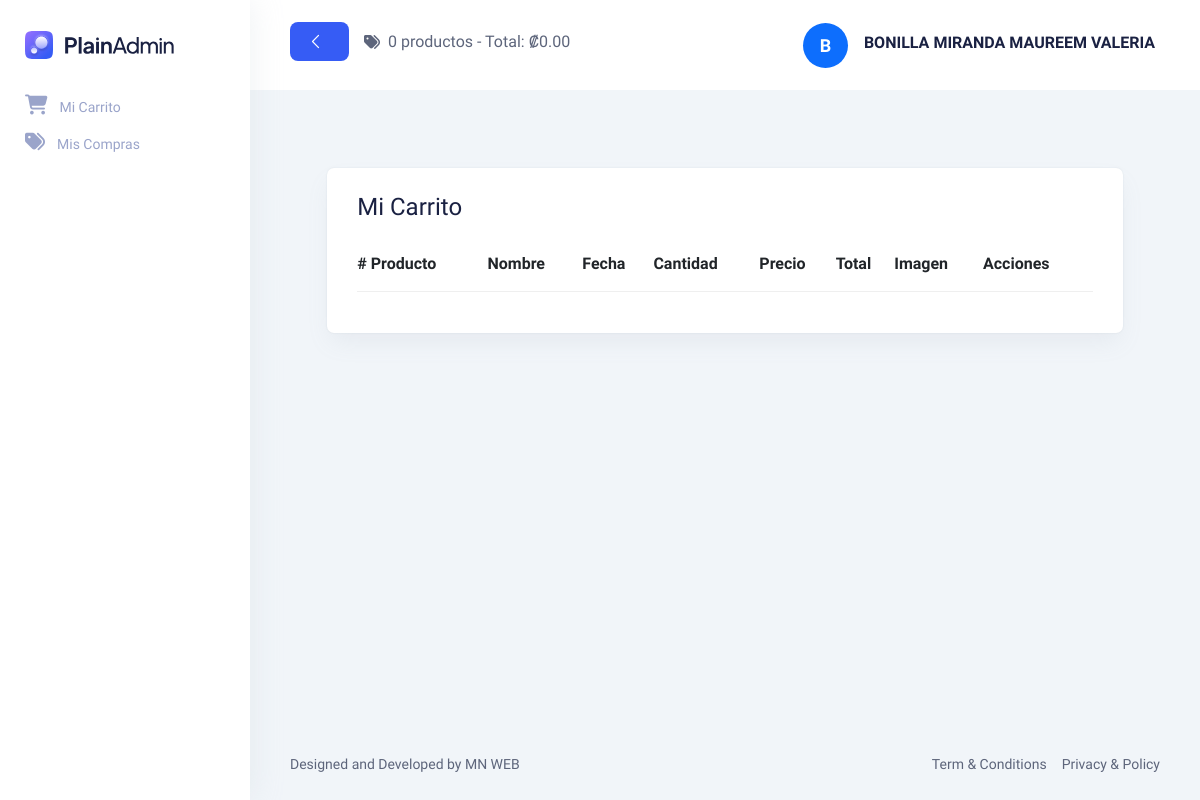
Before: /Views/vCarrito/consultarCarrito.php (signed in) with the older database file.
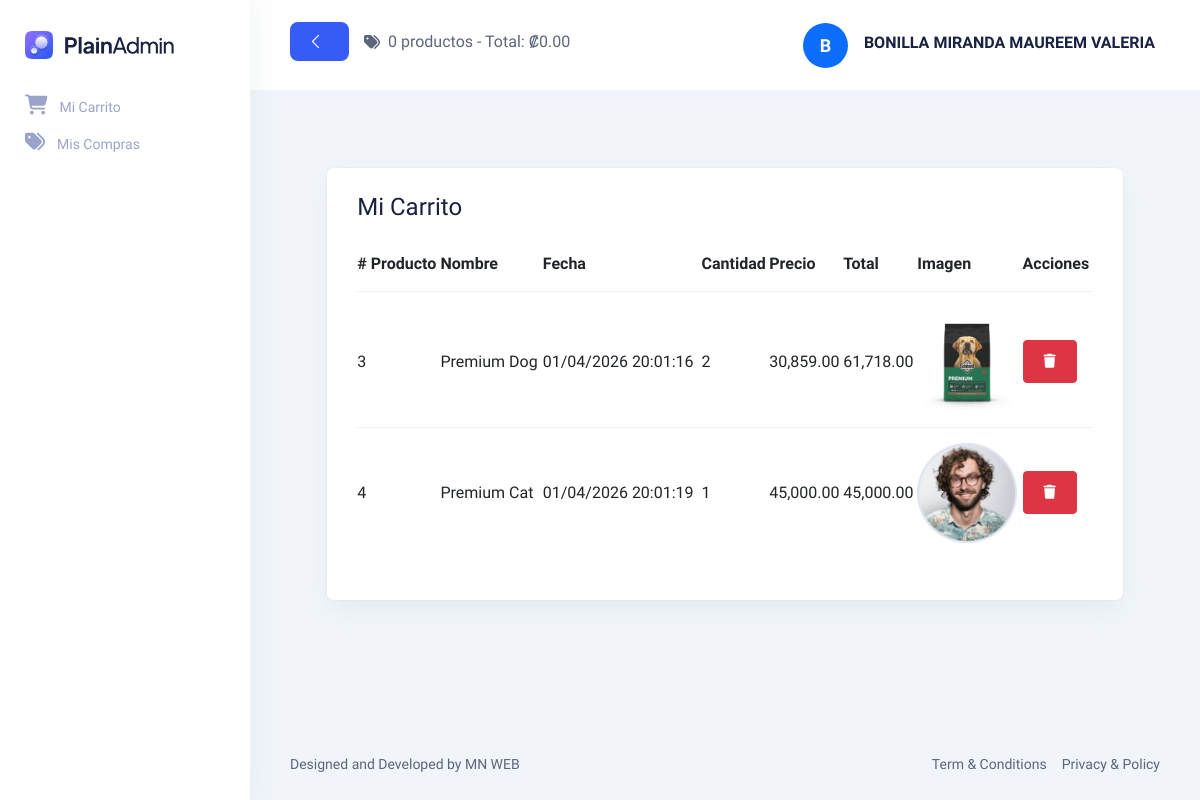
After: the same page with the newer database file.
### tables this page shows
CREATE TABLE `tcarrito` (
  `Consecutivo` int(11) NOT NULL AUTO_INCREMENT,
  `ConsecutivoUsuario` int(11) NOT NULL,
  `ConsecutivoProducto` int(11) NOT NULL,
  `FechaCarrito` datetime(6) NOT NULL,
  `Cantidad` int(11) NOT NULL,
  PRIMARY KEY (`Consecutivo`),
  KEY `FK_CarritoUsuario` (`ConsecutivoUsuario`),
  KEY `FK_CarritoProducto` (`ConsecutivoProducto`),
  CONSTRAINT `FK_CarritoProducto` FOREIGN KEY (`ConsecutivoProducto`) REFERENCES `tproducto` (`Consecutivo`),
  CONSTRAINT `FK_CarritoUsuario` FOREIGN KEY (`ConsecutivoUsuario`) REFERENCES `tusuario` (`Consecutivo`)
);

CREATE TABLE `tproducto` (
  `Consecutivo` int(11) NOT NULL AUTO_INCREMENT,
  `Nombre` varchar(100) NOT NULL,
  `Precio` decimal(10,2) NOT NULL,
  `Descripcion` varchar(1000) NOT NULL,
  `Cantidad` int(11) NOT NULL,
  `Imagen` varchar(100) NOT NULL,
  `Estado` bit(1) NOT NULL,
  PRIMARY KEY (`Consecutivo`),
  UNIQUE KEY `UK_Nombre` (`Nombre`)
);

### Models/CarritoModel.php (called while the page is built, shortened)
<?php
function ConsultarCarritoModel($consecutivoUsuario)
{
    try
    {
        $context = OpenDatabase();
        $sp = "CALL sp_ConsultarCarrito('$consecutivoUsuario')";
        $result = $context -> query($sp);
        $datos = [];
        while($fila = $result -> fetch_assoc())
        {
            $datos[] = $fila;
        }
        return $datos;
    }
    catch (Exception $e)
    {
        return null;
    }
}

### Controllers/CarritoController.php (called while the page is built, shortened)
<?php
include_once $_SERVER["DOCUMENT_ROOT"] . "/MN_ECC/Models/CarritoModel.php";
function ConsultarCarrito()
{
    $consecutivoUsuario = $_SESSION["Consecutivo"];
    return ConsultarCarritoModel($consecutivoUsuario);
}

### Views/vCarrito/consultarCarrito.php (the view, shortened to what this page needs)
<?php
include_once $_SERVER["DOCUMENT_ROOT"] . "/MN_ECC/Views/layout.php";
include_once $_SERVER["DOCUMENT_ROOT"] . "/MN_ECC/Controllers/CarritoController.php";
$datosCarrito = ConsultarCarrito();
?>
<!DOCTYPE html>
<html lang="en">
<?php
MostrarCSS();
?>
<body>
  <?php
  MostrarNav();
  ?>
  <main class="main-wrapper">
    <?php
    MostrarHeader();
    ?>
    <section class="section">
            <div class="container-fluid">
                <div class="title-wrapper pt-30">
                    <div class="row align-items-center">
                        <div class="col-md-11 mx-auto">
                            <div class="card-style mt-5">
                                <div class="d-flex align-items-center justify-content-between">
                                  <h3 class="mb-15">Mi Carrito</h3>
                                </div>
                                    <div class="row">
                                        <table id="tCarrito" class="table table-responsive">
                                          <thead>
                                            <tr>
                                              <th># Producto</th>
                                              <th>Nombre</th>
                                              <th>Fecha</th>
                                              <th>Cantidad</th>
                                              <th>Precio</th>
                                              <th>Total</th>
                                              <th>Imagen</th>
                                              <th>Acciones</th>
                                            </tr>
                                          </thead>
                                          <tbody>
                                            <?php
                                            foreach ($datosCarrito as $carrito) {
                                                echo
                                                '<tr>
                                                  <td>' . $carrito["ConsecutivoProducto"] . '</td>
                                                  <td>' . $carrito["Nombre"] . '</td>
                                                  <td>' . date('d/m/Y H:i:s', strtotime($carrito["FechaCarrito"])) . '</td>
                                                  <td>' . number_format($carrito["Cantidad"], 0) . '</td>
                                                  <td>' . number_format($carrito["Precio"], 2) . '</td>
                                                  <td>' . number_format($carrito["Total"], 2) . '</td>
                                                  <td><img src="' . $carrito["Imagen"] . '" alt="Imagen del producto" width="100"></td>
                                                  <td>
                                                   <div class="d-flex gap-1">
                                                      <form action="" method="POST">
                                                        <input type="hidden" name="Consecutivo" value="' . $carrito["Consecutivo"] . '">
                                                        <button id="btnRemoverProductoCarrito" name="btnRemoverProductoCarrito" type="submit" class="btn btn-sm btn-danger" title="Eliminar del carrito">
                                                          <i class="fa-solid fa-trash"></i>
                                                        </button>
                                                      </form>
                                                    </div>
                                                  </td>
                                                </tr>';
                                            }
                                            ?>
                                          </body>
    <?php
    MostrarFooter()
    ?>
</body>
</html>

### Views/layout.php (shortened to what this page needs)
<?php
function MostrarNav()
{
    echo
    '<aside class="sidebar-nav-wrapper">
                <div class="navbar-logo">
                    <a href="../vHome/inicio.php">
                    <img src="../assets/images/logo.svg" alt="logo" />
                    </a>
                </div>
                <nav class="sidebar-nav">
                    <ul>';
                    if (isset($_SESSION["ConsecutivoRol"]) && $_SESSION["ConsecutivoRol"] == 1)
                    {
                        echo '<li class="nav-item">
                                <a href="../vProducto/consultarProductos.php">
                                <span class="icon">
                                    <i class="fas fa-box" style="font-size: 20px;"></i>
                                </span>
                                <span class="text">Productos</span>
                                </a>
                            </li>
                            <li class="nav-item">
                                <a href="../vAdmin/consultarDatos.php">
                                <span class="icon">
                                    <i class="fas fa-chart-bar" style="font-size: 20px;"></i>
                                </span>
                                <span class="text">Información</span>
                                </a>
                            </li>';
                    }
                    else
                    {
                        echo '<li class="nav-item">
                                <a href="../vCarrito/consultarCarrito.php">
                                <span class="icon">
                                    <i class="fas fa-shopping-cart" style="font-size: 20px;"></i>
                                </span>
                                <span class="text">Mi Carrito</span>
                                </a>
                            </li>
                            <li class="nav-item">
                                <a href="../vCarrito/consultarCompras.php">
                                <span class="icon">
                                    <i class="fas fa-tags" style="font-size: 20px;"></i>
                                </span>
                                <span class="text">Mis Compras</span>
                                </a>
                            </li>';
                    }
                    echo '</ul>
                </nav>
            </aside>';
}
function MostrarHeader()
{
    $nombreUsuario = "";
    $nombreRol = "";
    $totalCantidad = 0;
    $totalPago = 0.00;
    if (isset($_SESSION["NombreUsuario"])) {
        $nombreUsuario = $_SESSION["NombreUsuario"];
        $nombreRol = $_SESSION["NombreRol"];
        $totalCantidad = number_format($_SESSION["TotalCantidad"], 0) ;
        $totalPago = number_format($_SESSION["TotalPago"], 2);
    } else {
        header("Location: login.php");
        exit();
    }
    echo
    '<header class="header">
                <div class="container-fluid">
                <div class="row">
                    <div class="col-lg-5 col-md-5 col-6">
                    <div class="header-left d-flex align-items-center">
                        <div class="menu-toggle-btn mr-15">
                        <button id="menu-toggle" class="main-btn primary-btn btn-hover">
                            <i class="lni lni-chevron-left me-2"></i>
                        </button>
                        </div>
                        <i class="fa fa-tags me-2"></i> ' . $totalCantidad . ' productos - Total: ₡' .  $totalPago . '
                    </div>
                    </div>
                    <div class="col-lg-7 col-md-7 col-6">
                    <div class="header-right">
                        <div class="profile-box ml-15">
                        <button class="dropdown-toggle bg-transparent border-0" type="button" id="profile"
                            data-bs-toggle="dropdown" aria-expanded="false">
                            <div class="profile-info">
                            <div class="info d-flex align-items-center gap-3">
                                <div class="profile-avatar bg-primary rounded-circle d-flex align-items-center justify-content-center text-white fw-bold" style="width: 45px; height: 45px; font-size: 18px; flex-shrink: 0;">
                                    ' . strtoupper(substr($nombreUsuario, 0, 1)) . '
                                </div>
                                <div>
                                    <h6 class="mb-1 fw-600">' . htmlspecialchars($nombreUsuario) . '</h6>
                                        ' . htmlspecialchars($nombreRol) . '
                                </div>
                            </div>
                            </div>
                        </button>
                        </div>
                    </div>
                    </div>
                </div>
                </div>
            </header>';
}
function MostrarFooter()
{
    echo
    '<footer class="footer">
                <div class="container-fluid">
                <div class="row">
                    <div class="col-md-6 order-last order-md-first">
                    <div class="copyright text-center text-md-start">
                        <p class="text-sm">
                        Designed and Developed by MN WEB
                        </p>
                    </div>
                    </div>
                    <div class="col-md-6">
                    <div class="terms d-flex justify-content-center justify-content-md-end">
                        <a href="#0" class="text-sm">Term & Conditions</a>
                        <a href="#0" class="text-sm ml-15">Privacy & Policy</a>
                    </div>
                    </div>
                </div>
                </div>
            </footer>';
}
function MostrarCSS()
{
    echo
    '<head>
                <meta charset="UTF-8" />
                <meta http-equiv="X-UA-Compatible" content="IE=edge" />
                <meta name="viewport" content="width=device-width, initial-scale=1.0" />
                <title>Blank Page | PlainAdmin Demo</title>
                <link rel="stylesheet" href="../assets/css/bootstrap.min.css" />
                <link rel="stylesheet" href="../assets/css/lineicons.css" />
                <link rel="stylesheet" href="../assets/css/materialdesignicons.min.css" />
                <link rel="stylesheet" href="../assets/css/fullcalendar.css" />
                <link rel="stylesheet" href="../assets/css/main.css" />
                <link rel="stylesheet" href="https://cdnjs.cloudflare.com/ajax/libs/font-awesome/6.5.0/css/all.min.css" />
                <link rel="stylesheet" href="https://cdn.datatables.net/2.3.7/css/dataTables.bootstrap5.css" />
            </head>';
}

### Views/assets/css/fullcalendar.css (style rules this page uses)
:root { --fc-daygrid-event-dot-width:8px;--fc-list-event-dot-width:10px;--fc-list-event-hover-bg-color:#f5f5f5 }

Changed rows visible on the page:
added tcarrito: ConsecutivoProducto "3", ConsecutivoProducto.Nombre "Premium Dog", FechaCarrito "01/04/2026 20:01:16", Cantidad "2", ConsecutivoProducto.Precio "30,859.00", Total "61,718.00", ConsecutivoProducto.Imagen (picture)
added tcarrito: ConsecutivoProducto "4", ConsecutivoProducto.Nombre "Premium Cat", FechaCarrito "01/04/2026 20:01:19", Cantidad "1", ConsecutivoProducto.Precio "45,000.00", Total "45,000.00", ConsecutivoProducto.Imagen (picture)
